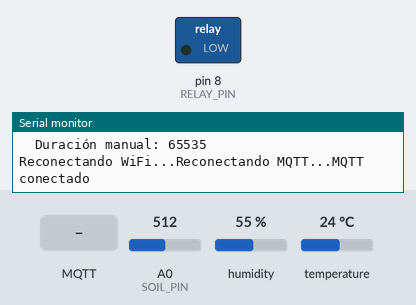
Simulated run of this sketch. Board: Arduino Uno, built for the host (arithmetic inside an expression is 32-bit, double 64-bit). On the bench: switched loads named in the sketch (green lamp = pin HIGH), the last lines printed to the serial monitor. Inputs (shaded band) come from the test bench; at power-on: A0 (SOIL_PIN) = 512, humidity 55 %, temperature 24 °C. WiFi joins after 1.5 s; servers stay silent unless stated; random numbers use the default seed unless the sketch sets one; EEPROM starts erased; no MQTT or app messages arrive unless stated.

Above: at 4.3 s.
4.4 s: MQTT message "1" arrives on the first subscribed topic
11.5 s: MQTT message "1" arrives on the second subscribed topic
At 20.5 s:
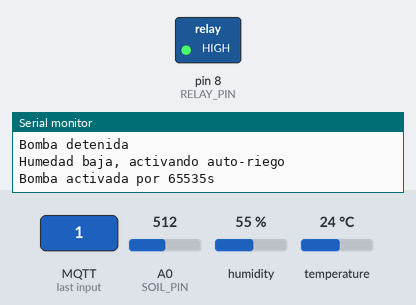
21.5 s: MQTT message "0" arrives on the second subscribed topic
At 21.9 s:
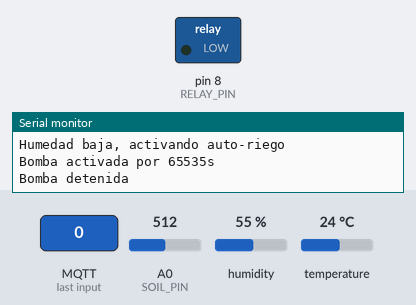
Timing chart, 0 to 31.5 s (numbered marks = the images above; inputs shaded):
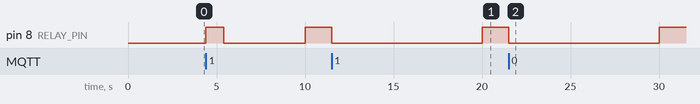

The sketch:

arduino_v0.2.ino
```cpp
/*******************************************************
 * Riego Inteligente — Arduino UNO + ESP-01S (WiFiEsp)
 * MQTT JSON bidireccional (sin encoder)
 *******************************************************/
#include <Arduino.h>
#include <SoftwareSerial.h>
#include <EEPROM.h>
#include <avr/wdt.h>

#include <WiFiEsp.h>          // ESP-01S con firmware AT
#include <PubSubClient.h>     // MQTT
#include <ArduinoJson.h>      // JSON

#include <DHT.h>
#include <DHT_U.h>

/************ CONFIGURACIÓN ************/
const char* WIFI_SSID   = "TP-Link_7F20";
const char* WIFI_PASS   = "79949910";
const char* MQTT_SERVER = "192.168.0.100";
const uint16_t MQTT_PORT = 1883;

const char* DEVICE_ID   = "ARD1";

// Tópicos
const char* TOPIC_SENSORES         = "sensores";
String TOPIC_ESTADO                = String("estado/") + DEVICE_ID;
const char* TOPIC_RIEGO            = "riego";
const char* TOPIC_STOP             = "stop";
const char* TOPIC_CONFIG_AUTO      = "config/auto";
const char* TOPIC_CONFIG_THRESHOLD = "config/threshold";

// Pines
const uint8_t DHT_PIN    = 7;
const uint8_t DHT_TYPE   = DHT11;
const uint8_t SOIL_PIN   = A0;
const uint8_t RELAY_PIN  = 8;
const bool    RELAY_ACTIVE_HIGH = true;

// ESP-01S Serial
SoftwareSerial espSerial(10, 11); // RX, TX
WiFiEspClient espClient;

// MQTT
PubSubClient mqtt(espClient);

// DHT
DHT dht(DHT_PIN, DHT_TYPE);

// Humedad suelo (ajustar según sensor real)
const int SOIL_WET_RAW = 350;
const int SOIL_DRY_RAW = 850;

// Timings
const uint32_t SENSORS_INTERVAL_MS = 10000;
const uint32_t STATUS_INTERVAL_MS  = 30000;

// Direcciones EEPROM
#define ADDR_AUTO_IRRIGATION   0   // 1 byte
#define ADDR_SOIL_THRESHOLD    1   // 1 byte
#define ADDR_MANUAL_DURATION   2   // 2 bytes (uint16_t)

// Intervalos WiFi & MQTT
uint32_t lastWiFiCheckMs = 0;
const uint32_t WIFI_CHECK_INTERVAL = 2000; // revisar cada 2s
uint32_t lastMQTTCheckMs = 0;
const uint32_t MQTT_CHECK_INTERVAL = 2000;  // revisar cada 2s

// Variables para controlar cambios
float prevTemp = NAN;
float prevHum  = NAN;
int   prevSoilPct = -1;

// Umbrales mínimos para publicar
const float TEMP_CHANGE_THRESHOLD = 0.5;    // °C
const float HUM_CHANGE_THRESHOLD  = 2.0;    // %
const int   SOIL_CHANGE_THRESHOLD = 2;      // %

/************ ESTADO ************/
struct Config {
  bool autoIrrigation = false;
  uint8_t soilThreshold = 40;     // %
  uint16_t manualDurationS = 5;   // s
} cfg;

bool pumpActive = false;
uint32_t pumpStopAt = 0;

float lastTemp = NAN, lastHum = NAN;
int   lastSoilPct = -1;

// Tareas
uint32_t lastSensorsMs = 0;
uint32_t lastStatusMs  = 0;

/************ UTILIDADES ************/
int soilToPercent(int raw) {
  raw = constrain(raw, SOIL_WET_RAW, SOIL_DRY_RAW);
  int pct = map(raw, SOIL_DRY_RAW, SOIL_WET_RAW, 0, 100);
  return constrain(pct, 0, 100);
}

void setRelay(bool on) {
  pumpActive = on;
  if (RELAY_ACTIVE_HIGH) digitalWrite(RELAY_PIN, on ? HIGH : LOW);
  else                   digitalWrite(RELAY_PIN, on ? LOW  : HIGH);
}

void startPumpFor(uint16_t seconds, bool isAuto = false) {
    if (seconds == 0) return;
    if (!pumpActive) {
        setRelay(true);
        pumpStopAt = millis() + (uint32_t)seconds * 1000UL;
        Serial.print("Bomba activada por "); Serial.print(seconds);
        Serial.println("s");

        // PUBLICAR AUTO-RIEGO SI CORRESPONDE
        if (isAuto) {
            StaticJsonDocument<128> doc;
            doc["device"] = DEVICE_ID;
            doc["duration"] = seconds;
            doc["mode"] = "auto";
            char buf[128];
            size_t n = serializeJson(doc, buf, sizeof(buf));
            mqtt.publish("riego", buf, n);
        }
    }
}

void stopPump() {
  if (pumpActive) {
    setRelay(false);
    pumpStopAt = 0;
    Serial.println("Bomba detenida");
  }
}

/************ EEPROM ************/
void saveConfigEEPROM() {
  EEPROM.update(ADDR_AUTO_IRRIGATION, cfg.autoIrrigation ? 1 : 0);
  EEPROM.update(ADDR_SOIL_THRESHOLD, cfg.soilThreshold);
  EEPROM.put(ADDR_MANUAL_DURATION, cfg.manualDurationS); // 2 bytes
  Serial.println("Configuración guardada en EEPROM");
}

void loadConfigEEPROM() {
  cfg.autoIrrigation = EEPROM.read(ADDR_AUTO_IRRIGATION) != 0;
  cfg.soilThreshold  = EEPROM.read(ADDR_SOIL_THRESHOLD);
  EEPROM.get(ADDR_MANUAL_DURATION, cfg.manualDurationS);
  Serial.println("Configuración cargada desde EEPROM:");
  Serial.print("  Auto-riego: "); Serial.println(cfg.autoIrrigation ? "ON" : "OFF");
  Serial.print("  Umbral humedad: "); Serial.println(cfg.soilThreshold);
  Serial.print("  Duración manual: "); Serial.println(cfg.manualDurationS);
}

/************ MQTT PUBLICAR ************/
void publishSensores() {
  StaticJsonDocument<256> doc;
  doc["id"]   = DEVICE_ID;
  doc["pump"] = pumpActive;

  // Solo publicar temperatura y humedad si son válidos
  if (!isnan(lastTemp)) doc["t"] = lastTemp;
  if (!isnan(lastHum))  doc["h"] = lastHum;

  doc["soil"] = lastSoilPct;

  char buf[256];
  size_t n = serializeJson(doc, buf, sizeof(buf));
  if (n > 0) mqtt.publish(TOPIC_SENSORES, buf, n);
}

void publishEstadoOnline() {
  StaticJsonDocument<128> doc;
  doc["id"] = DEVICE_ID;
  doc["online"] = true;
  char buf[128];
  size_t n = serializeJson(doc, buf, sizeof(buf));
  if (n > 0) mqtt.publish(TOPIC_ESTADO.c_str(), buf, n);
}

/************ MQTT CALLBACK ************/
void mqttCallback(char* topic, byte* payload, unsigned int length) {
  // Copiar el payload a un buffer seguro
  char msgBuf[256];
  if (length >= sizeof(msgBuf)) length = sizeof(msgBuf) - 1;
  memcpy(msgBuf, payload, length);
  msgBuf[length] = '\0';

  String msg = String(msgBuf);

  StaticJsonDocument<256> doc;
  DeserializationError err = deserializeJson(doc, msg);
  if (err) {
    Serial.print("Error parseando JSON: ");
    Serial.println(err.c_str());
    return;
  }

  // Filtrar por device_id si existe
  if (doc.containsKey("device") && String(doc["device"].as<const char*>()) != DEVICE_ID) return;

  // Manejo de tópicos
  if (String(topic) == TOPIC_RIEGO) {
    int dur = doc["duration"] | cfg.manualDurationS;
    dur = max(dur, 1); // mínimo 1 segundo
    startPumpFor(dur);

  } else if (String(topic) == TOPIC_STOP) {
    stopPump();

  } else if (String(topic) == TOPIC_CONFIG_AUTO) {
    if (doc.containsKey("enabled")) {
      cfg.autoIrrigation = doc["enabled"];
      Serial.print("Auto-riego: ");
      Serial.println(cfg.autoIrrigation ? "ON" : "OFF");
      saveConfigEEPROM(); // <--- guardar cambios
    }

  } else if (String(topic) == TOPIC_CONFIG_THRESHOLD) {
    if (doc.containsKey("threshold")) {
      int th = doc["threshold"];
      cfg.soilThreshold = constrain(th, 0, 100);
      Serial.print("Umbral humedad: ");
      Serial.println(cfg.soilThreshold);
      saveConfigEEPROM(); // <--- guardar cambios
    }
  }
}

/************ WIFI ************/
int status = WL_IDLE_STATUS;

void InitWiFi() {
  espSerial.begin(9600);
  WiFi.init(&espSerial);

  if (WiFi.status() == WL_NO_SHIELD) {
    Serial.println("ESP-01S no detectado");
    while (true);
  }
  checkWiFi();
}

void checkWiFi() {
  uint32_t now = millis();
  if (now - lastWiFiCheckMs < WIFI_CHECK_INTERVAL) return;
  lastWiFiCheckMs = now;

  if (WiFi.status() != WL_CONNECTED) {
    Serial.print("Reconectando WiFi...");
    WiFi.begin(WIFI_SSID, WIFI_PASS);
  }
}

void checkMQTT() {
  uint32_t now = millis();
  if (now - lastMQTTCheckMs < MQTT_CHECK_INTERVAL) return;
  lastMQTTCheckMs = now;

  if (!mqtt.connected() && WiFi.status() == WL_CONNECTED) {
    Serial.print("Reconectando MQTT...");
    String clientId = String(DEVICE_ID) + "-" + String(random(0xffff), HEX);
    if (mqtt.connect(clientId.c_str())) {
      mqtt.subscribe(TOPIC_RIEGO);
      mqtt.subscribe(TOPIC_STOP);
      mqtt.subscribe(TOPIC_CONFIG_AUTO);
      mqtt.subscribe(TOPIC_CONFIG_THRESHOLD);
      Serial.println("MQTT conectado");
      publishEstadoOnline();
    } else {
      Serial.print("Error MQTT: "); Serial.println(mqtt.state());
    }
  }
}

/************ SETUP ************/
void setup() {
  Serial.begin(9600);
  pinMode(RELAY_PIN, OUTPUT);
  setRelay(false);

  dht.begin();

  // Cargar configuración guardada
  loadConfigEEPROM();

  InitWiFi();
  mqtt.setServer(MQTT_SERVER, MQTT_PORT);
  mqtt.setCallback(mqttCallback);

  wdt_enable(WDTO_2S);
}

/************ LOOP ************/
void loop() {
  wdt_reset();

  checkWiFi();
  checkMQTT();

  mqtt.loop();

  uint32_t now = millis();

  // Leer sensores cada intervalo configurado = SENSORS_INTERVAL_MS
  if (now - lastSensorsMs >= SENSORS_INTERVAL_MS) {
      lastSensorsMs = now;

      float t = dht.readTemperature();
      float h = dht.readHumidity();
      int soilRaw = analogRead(SOIL_PIN);
      int soilPct = soilToPercent(soilRaw);

      bool publishNeeded = false;

      // Comprobar cambios significativos
      if (!isnan(t) && (isnan(prevTemp) || abs(t - prevTemp) >= TEMP_CHANGE_THRESHOLD)) {
          prevTemp = t;
          lastTemp = t;
          publishNeeded = true;
      }

      if (!isnan(h) && (isnan(prevHum) || abs(h - prevHum) >= HUM_CHANGE_THRESHOLD)) {
          prevHum = h;
          lastHum = h;
          publishNeeded = true;
      }

      if (prevSoilPct == -1 || abs(soilPct - prevSoilPct) >= SOIL_CHANGE_THRESHOLD) {
          prevSoilPct = soilPct;
          lastSoilPct = soilPct;
          publishNeeded = true;
      }

      // Publicar solo si hay cambios
      if (publishNeeded) {
          publishSensores();
      }

      // Auto-riego
      if (cfg.autoIrrigation && !pumpActive && lastSoilPct < cfg.soilThreshold) {
          Serial.println("Humedad baja, activando auto-riego");
          startPumpFor(cfg.manualDurationS, true);
      }
  }

  // Publicar estado cada 30s
  if (now - lastStatusMs >= STATUS_INTERVAL_MS) {
    lastStatusMs = now;
    publishEstadoOnline();
  }

  // Control bomba (apagado automático)
  if (pumpActive && pumpStopAt != 0 && (int32_t)(now - pumpStopAt) >= 0) {
    stopPump();
  }
}
```

Measured:
- after the input at 11.5 s, pin 8 (RELAY_PIN): HIGH → LOW at once, → HIGH 8.5 s later
- after the input at 21.5 s, pin 8 (RELAY_PIN): HIGH → LOW at once, → HIGH 8.5 s later
